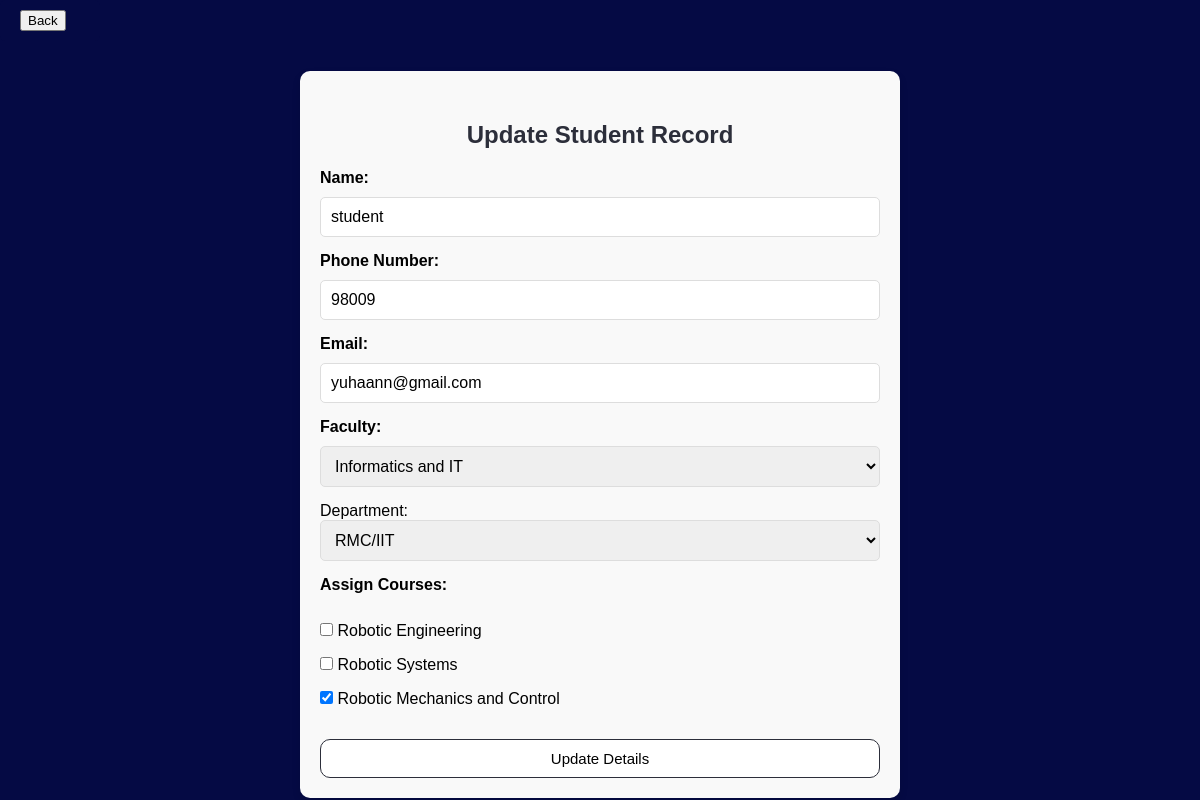
Before: /php/update_student.php?id=1 (signed in) with the older database file.
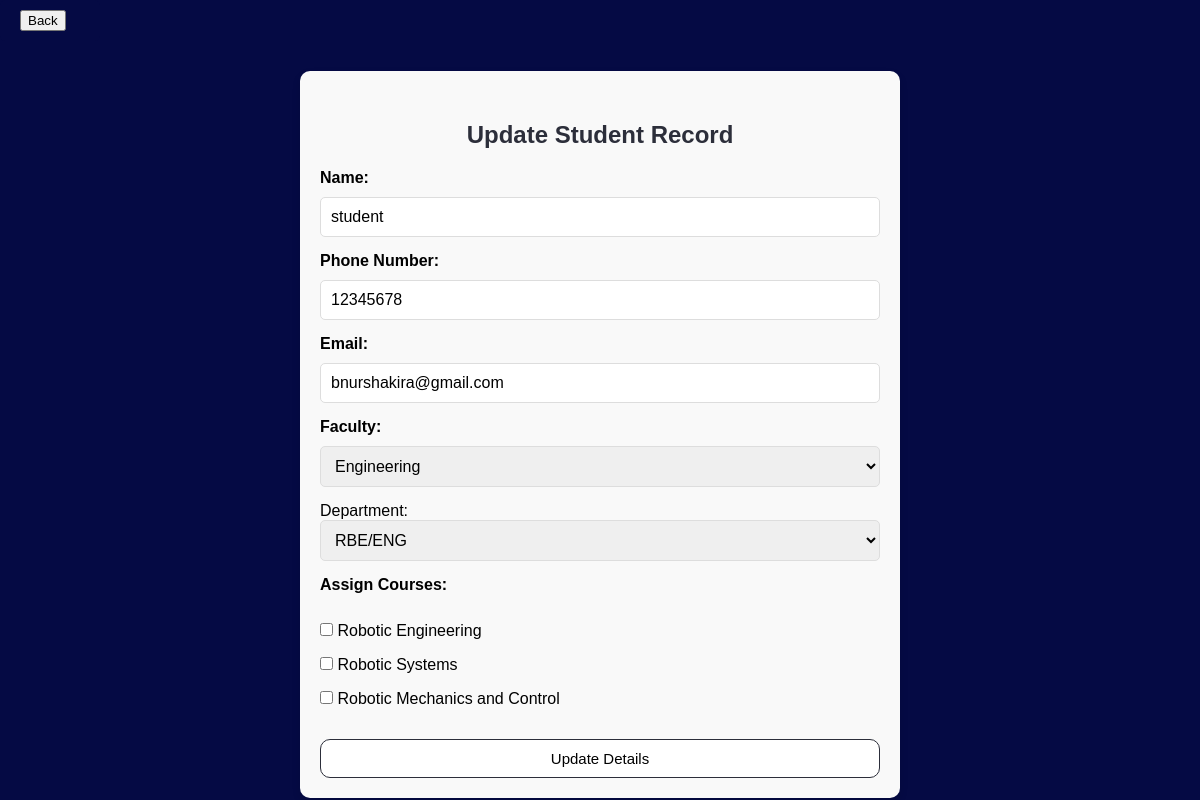
After: the same page with the newer database file.
### tables this page shows
CREATE TABLE `students` (
  `ID` int(11) NOT NULL,
  `NAME` varchar(50) NOT NULL,
  `PHONENUMBER` int(8) NOT NULL,
  `EMAIL` text NOT NULL,
  `PASSWORD_HASH` char(60) NOT NULL,
  `CREATED_AT` timestamp(6) NOT NULL DEFAULT current_timestamp(6),
  `UPDATED_AT` timestamp(6) NOT NULL DEFAULT current_timestamp(6),
  `COURSE_ID` varchar(11) DEFAULT NULL,
  `FACULTY` varchar(255) NOT NULL,
  `DEPARTMENT_ID` int(11) DEFAULT NULL,
  `GRADE_ID` varchar(11) DEFAULT NULL,
  `CLASS` varchar(11) DEFAULT NULL,
  `ROLE_ID` varchar(11) NOT NULL
);

CREATE TABLE `department` (
  `ID` int(11) NOT NULL,
  `NAME` varchar(50) DEFAULT NULL
);

CREATE TABLE `course` (
  `ID` int(11) NOT NULL,
  `NAME` varchar(50) DEFAULT NULL,
  `DEPARTMENT_NAME` varchar(50) DEFAULT NULL,
  `START_DATE` date DEFAULT NULL,
  `END_DATE` date DEFAULT NULL,
  `CODE` varchar(50) DEFAULT NULL,
  `status` enum('not-started','start','in-progress','ended') DEFAULT 'not-started'
);

### php/functions.php (called while the page is built, shortened)
<?php
function getStudentDepartments() {
    global $conn;
    $departments = [];
    $stmt = $conn->prepare("SELECT id, name FROM department");
    if ($stmt) {
        $stmt->execute();
        $result = $stmt->get_result();
        while ($row = $result->fetch_assoc()) {
            $departments[] = $row;
        }
    } else {
        error_log("Failed to prepare statement: " . $conn->error);
    }
    return $departments;
}

### php/update_student.php (the view, shortened to what this page needs)
<?php
require 'functions.php';
$conn = db_connect();
$student = null;
$student_courses = [];
if (isset($_GET['id']) && is_numeric($_GET['id'])) {
    $student_id = (int)$_GET['id'];
    $stmt = $conn->prepare("SELECT id, name, phonenumber, email, faculty, department_id FROM students WHERE id = ?");
    $stmt->bind_param("i", $student_id);
    $stmt->execute();
    $result = $stmt->get_result();
    $student = $result->fetch_assoc();
    $stmt = $conn->prepare("SELECT course_id FROM student_courses WHERE student_id = ?");
    $stmt->bind_param("i", $student_id);
    $stmt->execute();
    $result = $stmt->get_result();
    while ($row = $result->fetch_assoc()) {
        $student_courses[] = $row['course_id'];
    }
}
$courses = $conn->query("SELECT id, name FROM course");
$departments = getStudentDepartments();
?>
<!DOCTYPE html>
 <html lang="en">
    <head>
</head>
<?php if (isset($student)) : ?>
    <div class="back-button">
    <a href="assignments.php?action=read"><button>Back</button></a>
</div>
    <form method="POST">
    <h2>Update Student Record</h2>
        <label>Name:</label><input type='text' name='name' value='<?= htmlspecialchars($student['name']) ?>'><br>
        <label>Phone Number:</label><input type='tel' name='phonenumber'pattern="\d{8}" title="Phone number must be 8 digits" value='<?= htmlspecialchars($student['phonenumber']) ?>'><br>
        <label>Email:</label><input type='email' name='email' value='<?= htmlspecialchars($student['email']) ?>'><br>
        <label for="faculty">Faculty:</label>
        <select id="faculty" name="faculty" required>
        <option value="ENG" <?= $student['faculty'] == 'ENG' ? 'selected' : '' ?>>Engineering</option>
        <option value="IIT" <?= $student['faculty'] == 'IIT' ? 'selected' : '' ?>>Informatics and IT</option>
        </select><br>
        Department:
        <select name="department_id" required>
            <?php foreach ($departments as $dept): ?>
                <option value="<?= htmlspecialchars($dept['id']) ?>"
                <?= ($student['department_id'] == $dept['id']) ? 'selected' : '' ?>>
                    <?= htmlspecialchars($dept['name']) ?>
                </option>
            <?php endforeach; ?>
        </select><br>
        <label for="course">Assign Courses:</label><br>
        <?php while ($course = $courses->fetch_assoc()): ?>
            <input type="checkbox" name="course_ids[]" value="<?= $course['id'] ?>"
                <?= in_array($course['id'], $student_courses) ? 'checked' : '' ?>>
            <?= htmlspecialchars($course['name']) ?><br>
        <?php endwhile; ?>
        <input type='submit' name='update' value='Update Details'>
    </form>
<?php endif; ?>

Changed rows visible on the page:
changed students "student": phonenumber "98009" → "12345678"; email "yuhaann@gmail.com" → "bnurshakira@gmail.com"; faculty "Informatics and IT" → "Engineering"; department_id "RMC/IIT" → "RBE/ENG"
changed course "Robotic Mechanics and Control": ID "☑" → "☐"
